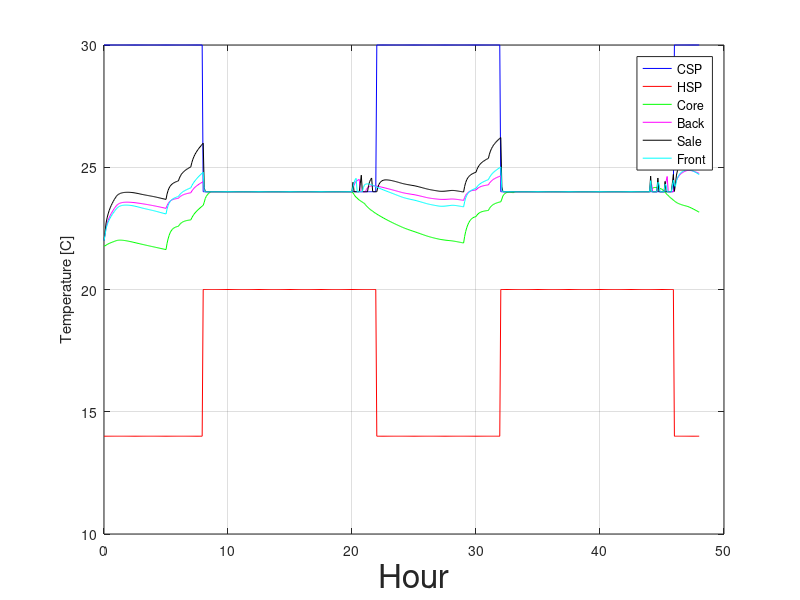
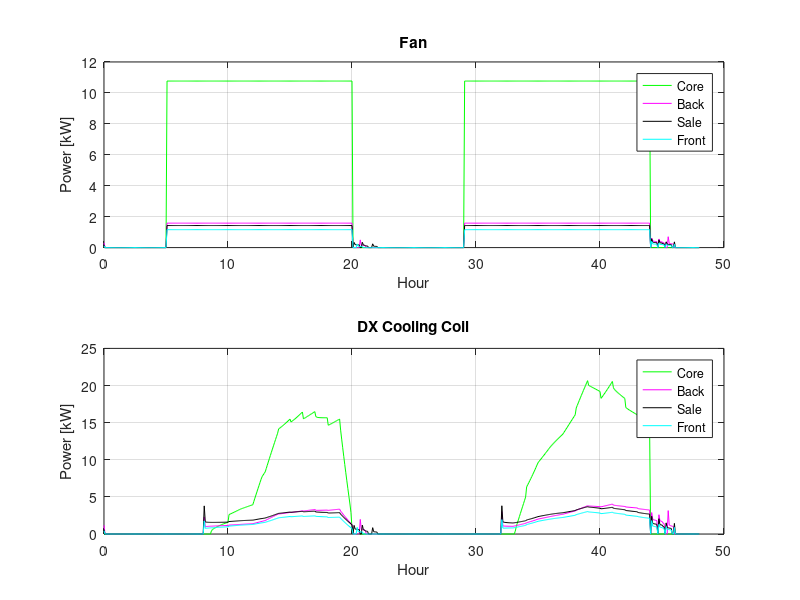
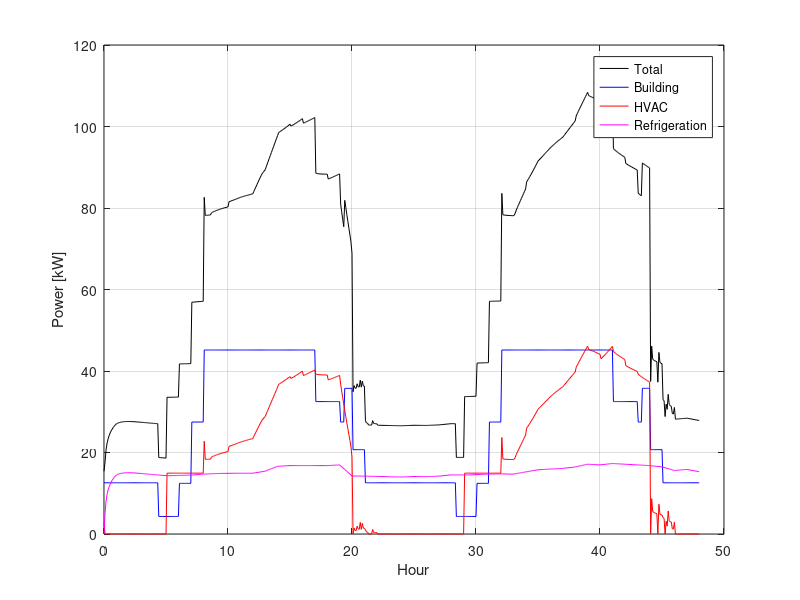

Write MATLAB code to recreate these figures, in order. (Note: this script raises an error after producing the figures.)
% Script for plotting comparisson between optimized and non-optimized

%% Load results
output_bas = load('retail_store_bas_ref.mat');

%% Setpoints - baseline for 2 days
set(gca,'FontSize',24);
figure(1);
a = output_bas.rt_yout(:,17);
a(a==30) = 14;
a(a==24) = 20;
x = output_bas.rt_tout/3600;
plot(x,output_bas.rt_yout(:,17),'b',x,a,'r',x,output_bas.rt_yout(:,11),'g',x,output_bas.rt_yout(:,12),'m',x,output_bas.rt_yout(:,13),'k',x,output_bas.rt_yout(:,15),'c');
% title('');
xlabel('Hour','FontSize',24);
ylabel('Temperature [C]');
legend('CSP','HSP','Core','Back','Sale','Front');
grid on;

%% Fan DX Consumption
figure(2);
subplot(2,1,1);plot(x,output_bas.rt_yout(:,19)/1000,'g',x,output_bas.rt_yout(:,18)/1000,'m',x,output_bas.rt_yout(:,20)/1000,'k',x,output_bas.rt_yout(:,21)/1000,'c');
title('Fan');
xlabel('Hour');
ylabel('Power [kW]');
legend('Core','Back','Sale','Front');
grid on;
subplot(2,1,2);plot(x,output_bas.rt_yout(:,23)/1000,'g',x,output_bas.rt_yout(:,22)/1000,'m',x,output_bas.rt_yout(:,24)/1000,'k',x,output_bas.rt_yout(:,25)/1000,'c');
title('DX Cooling Coil');
xlabel('Hour');
ylabel('Power [kW]');
legend('Core','Back','Sale','Front');
grid on;

%% Power Consumption
figure(3);plot(x,output_bas.rt_yout(:,1)/1000,'k',x,output_bas.rt_yout(:,2)/1000,'b',x,output_bas.rt_yout(:,3)/1000,'r',x,output_bas.rt_yout(:,4)/1000+output_bas.rt_yout(:,7)/1000,'m');
xlabel('Hour');
ylabel('Power [kW]');
legend('Total','Building','HVAC','Refrigeration');
grid on;

%% Power Consumption
figure(4);
x = output_bas.rt_tout/3600;
plot(x,output_bas.rt_yout(:,1)/1000,'r*-',x,output_opt.rt_yout(:,1)/1000,'b^-');
vline([13 17],'k');
title('Total Power');
xlabel('Hour');
ylabel('Power [kW]');
% axis([0 25 -26 -6]);
grid on;
legend('Baseline','Optimized');
plot(x,output_bas.rt_yout(:,3)/1000,'r*-',x,output_opt.rt_yout(:,3)/1000,'b^-');
vline([13 17],'k');
title('HVAC');
xlabel('Hour');
ylabel('Power [kW]');
% axis([0 25 -26 -6]);
grid on;
legend('Baseline','Optimized');
plot(x,output_bas.rt_yout(:,4)/1000+output_bas.rt_yout(:,7)/1000,'r*-',x,output_opt.rt_yout(:,4)/1000+output_opt.rt_yout(:,7)/1000,'b^-');
vline([13 17],'k');
title('Refrigeration');
xlabel('Hour');
ylabel('Power [kW]');
% axis([0 25 -26 -6]);
grid on;
legend('Baseline','Optimized');

%% Temperature
figure(3);
x = output_bas.rt_tout/3600;
plot(x,output_opt.rt_yout(:,10),'k--',x,output_opt.rt_yout(:,5),'r*-',x,output_opt.rt_yout(:,6),'b^-');
vline([13 17],'k');
title('Case');
xlabel('Hour');
ylabel('Temperature [C]');
grid on;
legend('SP','Product','Case');
plot(x,output_opt.rt_yout(:,10),'k--',x,output_opt.rt_yout(:,8),'r*-',x,output_opt.rt_yout(:,9),'b^-');
vline([13 17],'k');
title('Walk-In');
xlabel('Hour');
ylabel('Temperature [C]');
grid on;
legend('SP','Product','Case');
plot(x,output_opt.rt_yout(:,17),'k--',x,output_opt.rt_yout(:,11),'r*-',x,output_opt.rt_yout(:,12),'b^-',x,output_opt.rt_yout(:,13),'m^-',x,output_opt.rt_yout(:,14),'c^-',x,output_opt.rt_yout(:,15),'g^-');
vline([13 17],'k');
title('HVAC');
xlabel('Hour');
ylabel('Temperature [C]');
grid on;
legend('SP','Refrigeraton','Back','Core','Entry','Front');

